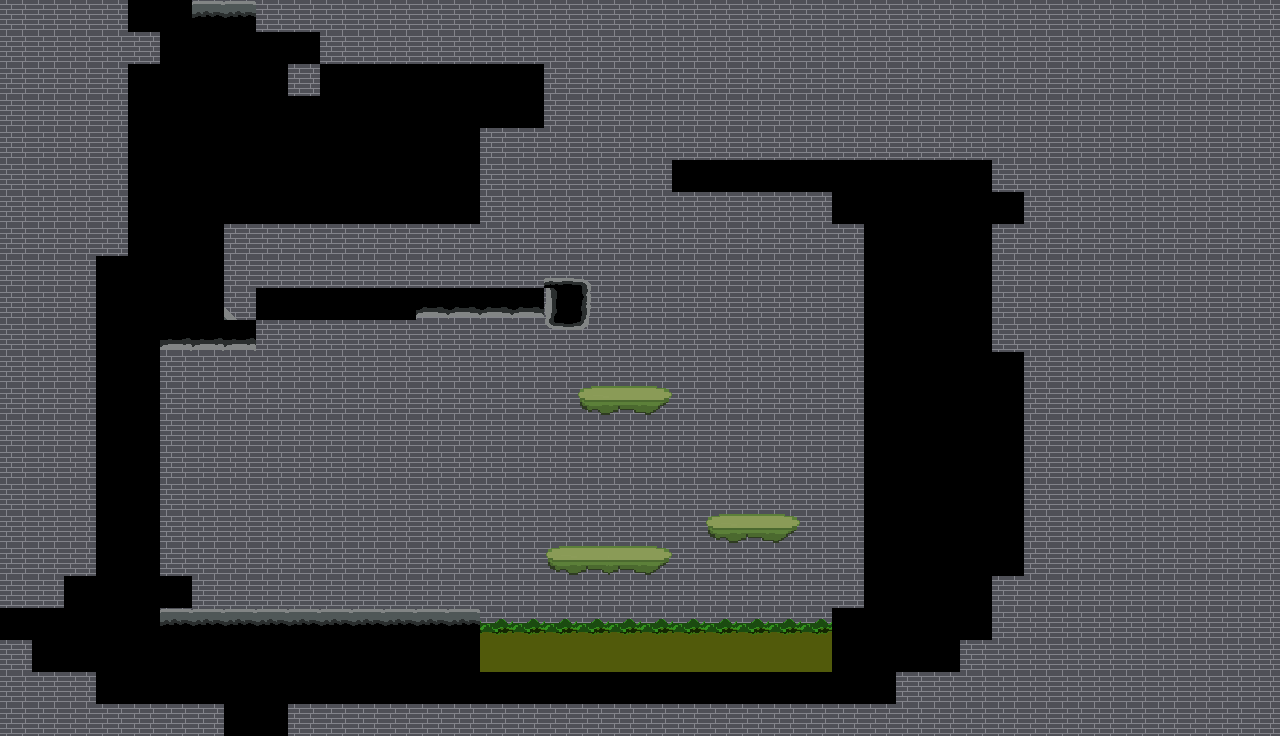

Tiled map render using the project's own tile images. Description and the whole map definition, tile-layer contents included, below:
An orthogonal 40x23 tile map with 32x32 px tiles, 2 tile layers (Tile Layer 2, Tile Layer 1) and 4 objects (3x platform, block).

<map version="1.10" tiledversion="1.11.2" orientation="orthogonal" renderorder="right-down" width="40" height="23" tilewidth="32" tileheight="32" infinite="0" nextlayerid="5" nextobjectid="8">
 <tileset firstgid="1" name="blocks" tilewidth="32" tileheight="32" tilecount="104" columns="13">
  <image source="blocks.png" width="433" height="280" />
 </tileset>
 <layer id="4" name="Tile Layer 2" width="40" height="23">
  <data encoding="csv">
56,56,56,56,56,56,56,56,56,56,56,56,56,56,56,56,56,56,56,56,56,56,56,56,56,56,56,56,56,56,56,56,56,56,56,56,56,56,56,56,
56,56,56,56,56,56,56,56,56,56,56,56,56,56,56,56,56,56,56,56,56,56,56,56,56,56,56,56,56,56,56,56,56,56,56,56,56,56,56,56,
56,56,56,56,56,56,56,56,56,56,56,56,56,56,56,56,56,56,56,56,56,56,56,56,56,56,56,56,56,56,56,56,56,56,56,56,56,56,56,56,
56,56,56,56,56,56,56,56,56,56,56,56,56,56,56,56,56,56,56,56,56,56,56,56,56,56,56,56,56,56,56,56,56,56,56,56,56,56,56,56,
56,56,56,56,56,56,56,56,56,56,56,56,56,56,56,56,56,56,56,56,56,56,56,56,56,56,56,56,56,56,56,56,56,56,56,56,56,56,56,56,
56,56,56,56,56,56,56,56,56,56,56,56,56,56,56,56,56,56,56,56,56,56,56,56,56,56,56,56,56,56,56,56,56,56,56,56,56,56,56,56,
56,56,56,56,56,56,56,56,56,56,56,56,56,56,56,56,56,56,56,56,56,56,56,56,56,56,56,56,56,56,56,56,56,56,56,56,56,56,56,56,
56,56,56,56,56,56,56,56,56,56,56,56,56,56,56,56,56,56,56,56,56,56,56,56,56,56,56,56,56,56,56,56,56,56,56,56,56,56,56,56,
56,56,56,56,56,56,56,56,56,56,56,56,56,56,56,56,56,56,56,56,56,56,56,56,56,56,56,56,56,56,56,56,56,56,56,56,56,56,56,56,
56,56,56,56,56,56,56,56,56,56,56,56,56,56,56,56,56,56,56,56,56,56,56,56,56,56,56,56,56,56,56,56,56,56,56,56,56,56,56,56,
56,56,56,56,56,56,56,56,56,56,56,56,56,56,56,56,56,56,56,56,56,56,56,56,56,56,56,56,56,56,56,56,56,56,56,56,56,56,56,56,
56,56,56,56,56,56,56,56,56,56,56,56,56,56,56,56,56,56,56,56,56,56,56,56,56,56,56,56,56,56,56,56,56,56,56,56,56,56,56,56,
56,56,56,56,56,56,56,56,56,56,56,56,56,56,56,56,56,56,56,56,56,56,56,56,56,56,56,56,56,56,56,56,56,56,56,56,56,56,56,56,
56,56,56,56,56,56,56,56,56,56,56,56,56,56,56,56,56,56,56,56,56,56,56,56,56,56,56,56,56,56,56,56,56,56,56,56,56,56,56,56,
56,56,56,56,56,56,56,56,56,56,56,56,56,56,56,56,56,56,56,56,56,56,56,56,56,56,56,56,56,56,56,56,56,56,56,56,56,56,56,56,
56,56,56,56,56,56,56,56,56,56,56,56,56,56,56,56,56,56,56,56,56,56,56,56,56,56,56,56,56,56,56,56,56,56,56,56,56,56,56,56,
56,56,56,56,56,56,56,56,56,56,56,56,56,56,56,56,56,56,56,56,56,56,56,56,56,56,56,56,56,56,56,56,56,56,56,56,56,56,56,56,
56,56,56,56,56,56,56,56,56,56,56,56,56,56,56,56,56,56,56,56,56,56,56,56,56,56,56,56,56,56,56,56,56,56,56,56,56,56,56,56,
56,56,56,56,56,56,56,56,56,56,56,56,56,56,56,56,56,56,56,56,56,56,56,56,56,56,56,56,56,56,56,56,56,56,56,56,56,56,56,56,
56,56,56,56,56,56,56,56,56,56,56,56,56,56,56,56,56,56,56,56,56,56,56,56,56,56,56,56,56,56,56,56,56,56,56,56,56,56,56,56,
56,56,56,56,56,56,56,56,56,56,56,56,56,56,56,56,56,56,56,56,56,56,56,56,56,56,56,56,56,56,56,56,56,56,56,56,56,56,56,56,
56,56,56,56,56,56,56,56,56,56,56,56,56,56,56,56,56,56,56,56,56,56,56,56,56,56,56,56,56,56,56,56,56,56,56,56,56,56,56,56,
56,56,56,56,56,56,56,56,56,56,56,56,56,56,56,56,56,56,56,56,56,56,56,56,56,56,56,56,56,56,56,56,56,56,56,56,56,56,56,56
</data>
 </layer>
 <layer id="1" name="Tile Layer 1" width="40" height="23">
  <data encoding="csv">
0,0,0,0,14,14,16,16,0,0,0,0,0,0,0,0,0,0,0,0,0,0,0,0,0,0,0,0,0,0,0,0,0,0,0,0,0,0,0,0,
0,0,0,0,0,14,14,14,14,14,0,0,0,0,0,0,0,0,0,0,0,0,0,0,0,0,0,0,0,0,0,0,0,0,0,0,0,0,0,0,
0,0,0,0,14,14,14,14,14,0,14,14,14,14,14,14,14,0,0,0,0,0,0,0,0,0,0,0,0,0,0,0,0,0,0,0,0,0,0,0,
0,0,0,0,14,14,14,14,14,14,14,14,14,14,14,14,14,0,0,0,0,0,0,0,0,0,0,0,0,0,0,0,0,0,0,0,0,0,0,0,
0,0,0,0,14,14,14,14,14,14,14,14,14,14,14,0,0,0,0,0,0,0,0,0,0,0,0,0,0,0,0,0,0,0,0,0,0,0,0,0,
0,0,0,0,14,14,14,14,14,14,14,14,14,14,14,0,0,0,0,0,0,14,14,14,14,14,14,14,14,14,14,0,0,0,0,0,0,0,0,0,
0,0,0,0,14,14,14,14,14,14,14,14,14,14,14,0,0,0,0,0,0,0,0,0,0,0,14,14,14,14,14,14,0,0,0,0,0,0,0,0,
0,0,0,0,14,14,14,0,0,0,0,0,0,0,0,0,0,0,0,0,0,0,0,0,0,0,0,14,14,14,14,0,0,0,0,0,0,0,0,0,
0,0,0,14,14,14,14,0,0,0,0,0,0,0,0,0,0,12,11,0,0,0,0,0,0,0,0,14,14,14,14,0,0,0,0,0,0,0,0,0,
0,0,0,14,14,14,14,3,14,14,14,14,14,8,8,8,8,23,24,0,0,0,0,0,0,0,0,14,14,14,14,0,0,0,0,0,0,0,0,0,
0,0,0,14,14,5,5,5,0,0,0,0,0,0,0,0,0,36,37,0,0,0,0,0,0,0,0,14,14,14,14,0,0,0,0,0,0,0,0,0,
0,0,0,14,14,21,0,0,0,0,0,0,0,0,0,0,0,38,39,0,0,0,0,0,0,0,0,14,14,14,14,14,0,0,0,0,0,0,0,0,
0,0,0,14,14,21,0,0,0,0,0,0,0,0,0,0,0,0,45,46,47,0,0,0,0,0,0,14,14,14,14,14,0,0,0,0,0,0,0,0,
0,0,0,14,14,21,0,0,0,0,0,0,0,0,0,0,0,0,0,0,48,0,0,0,0,0,0,14,14,14,14,14,0,0,0,0,0,0,0,0,
0,0,0,14,14,21,0,0,0,0,0,0,0,0,0,0,0,0,0,0,0,0,0,0,0,0,0,14,14,14,14,14,0,0,0,0,0,0,0,0,
0,0,0,14,14,21,0,0,0,0,0,0,0,0,60,0,0,0,0,0,0,0,0,0,0,48,0,14,14,14,14,14,0,0,0,0,0,0,0,0,
0,0,0,14,14,21,0,0,0,0,0,0,0,0,0,0,0,0,0,0,0,48,45,46,47,0,0,14,14,14,14,14,0,0,0,0,0,0,0,0,
0,0,0,14,14,21,0,0,0,0,0,0,0,0,0,0,0,45,46,46,47,0,0,0,0,0,0,14,14,14,14,14,0,0,0,0,0,0,0,0,
0,0,14,14,14,14,0,0,0,0,0,0,0,0,0,60,61,0,0,0,0,0,0,0,0,0,0,14,14,14,14,0,0,0,0,0,0,0,0,0,
14,14,14,14,14,16,16,16,16,16,16,16,16,16,16,49,49,49,49,49,49,49,49,49,49,49,14,14,14,14,14,0,0,0,0,0,0,0,0,0,
0,14,14,14,14,14,14,14,14,14,14,14,14,14,14,62,62,62,62,62,62,62,62,62,62,62,14,14,14,14,0,0,0,0,0,0,0,0,0,0,
0,0,0,14,14,14,14,14,14,14,14,14,14,14,14,14,14,14,14,14,14,14,14,14,14,14,14,14,0,0,0,0,0,0,0,0,0,0,0,0,
0,0,0,0,0,0,0,14,14,0,0,0,0,0,0,0,0,0,0,0,0,0,0,0,0,0,0,0,0,0,0,0,0,0,0,0,0,0,0,0
</data>
 </layer>
 <objectgroup id="2" name="Object Layer 1">
  <object id="1" type="block" x="160" y="608" width="320" height="32" />
  <object id="2" type="platform" x="544" y="544" width="96" height="32" />
  <object id="3" type="platform" x="704" y="512" width="96" height="32" />
  <object id="4" type="platform" x="576" y="384" width="96" height="32" />
 </objectgroup>
</map>